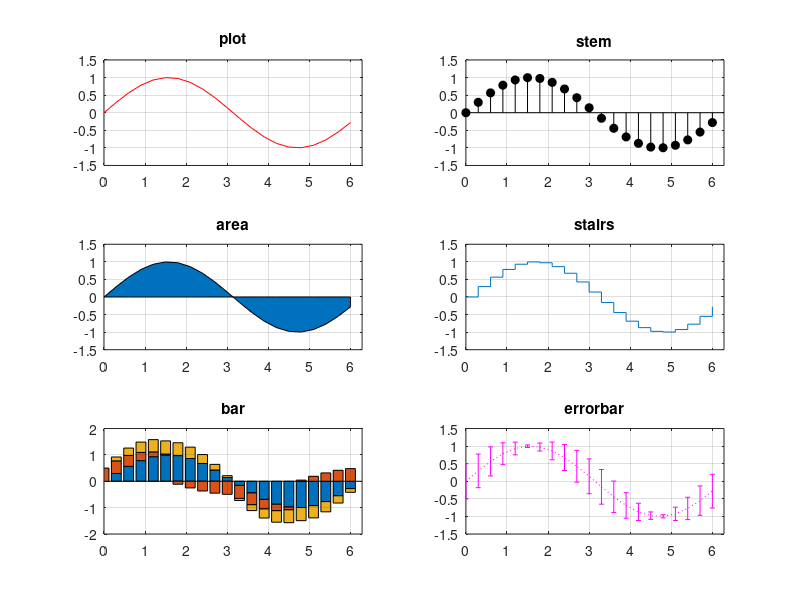

The MATLAB source for this figure:
% Other Plots
clear all;
close all;

phi = 0:0.3:2*pi;
y1 = sin(phi);
y2 = cos(phi)/2;
y3 = sin(phi)/2;

figure(1);

subplot(3, 2, 1);
plot(phi, y1, 'r');
axis([0 2*pi -1.5 1.5]); grid on;
title('plot');

subplot(3, 2, 2);
stem(phi, y1, 'filled', 'k');
axis([0 2*pi -1.5 1.5]); grid on;
title('stem');

subplot(3, 2, 3);
area(phi, y1);
axis([0 2*pi -1.5 1.5]); grid on;
title('area');

subplot(3, 2, 4);
stairs(phi, y1);
axis([0 2*pi -1.5 1.5]); grid on;
title('stairs');

subplot(3, 2, 5);
bar(phi, [y1;y2;y3]', 'stacked');
axis([0 2*pi -2 2]); grid on;
title('bar');

subplot(3, 2, 6);
errorbar(phi, y1, y2, 'm:');
axis([0 2*pi -1.5 1.5]); grid on;
title('errorbar');

